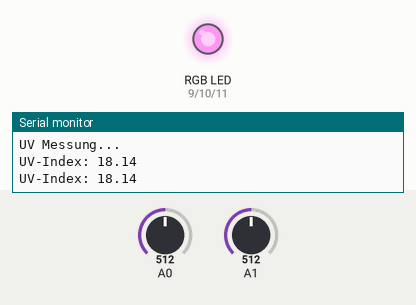
Bench run of a sketch on a simulated Arduino Uno, built with avr-gcc and run on an emulated ATmega328P. Shown: an RGB LED mixed from three pins (HIGH = lit), the last lines printed to the serial monitor. Inputs (shaded band) come from the test bench; at power-on: A1 = 512, A0 = 512.

Above: at 1.2 s.
1.3 s: A1 set to 485
At 3.2 s:
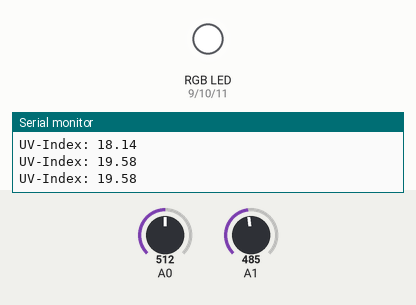
3.5 s: A0 set to 494
At 5.1 s:
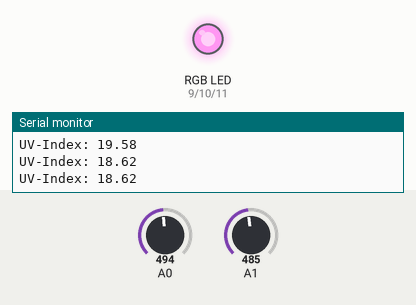
5.5 s: A1 set to 511
At 6.7 s:
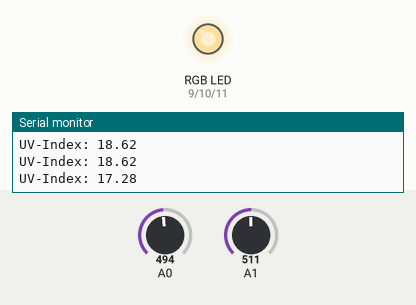
7.5 s: A1 set to 525
At 8.4 s:
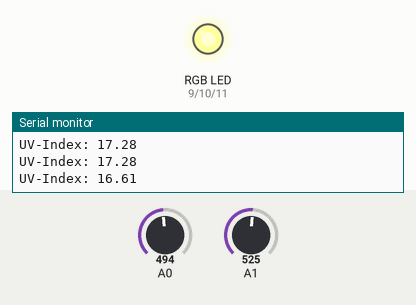
9.5 s: A1 set to 549
At 11.2 s:
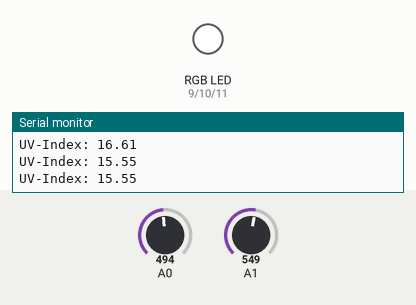
11.5 s: A0 set to 716
At 13.0 s:
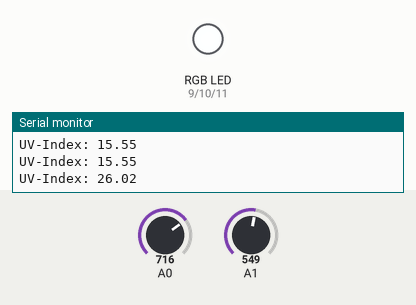
Timing chart, 0 to 14.5 s (numbered marks = the images above; inputs shaded):
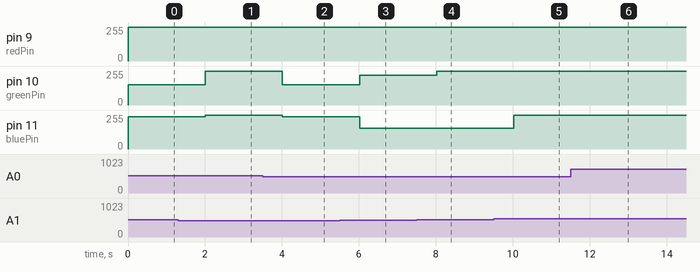

The sketch:

arduino-sensoren-2_kap3-uv-index-monitor.ino
```cpp
// UV-Sensor MP8511
// Datei: arduino-sensoren-2_kap3-uv-index-monitor.ino


/*
 MP8511 UV Sensor Read Example
 By: Nathan Seidle
 SparkFun Electronics
 Date: January 15th, 2014
 License: This code is public domain but you buy me a beer if you use this and we meet someday (Beerware license).
*/

// Pins RGB
int redPin = 9;
int greenPin = 10;
int bluePin = 11;


// Pins
int uvPin = 0;
int refPin = 1;

// UV-Index - Farbwerte
// grün (0, 255, 0)
// gelb (250, 105, 0)
// orange (250, 40, 0)
// rot (255, 0, 0)
// violett (200, 0, 255);

int ledRGB[11][3] = {
  {0, 255, 0},
  {0, 255, 0},
  {250, 105, 0},
  {250, 105, 0},
  {250, 105, 0},
  {250, 40, 0},
  {250, 40, 0},
  {255, 0, 0},
  {255, 0, 0},
  {255, 0, 0},
  {200, 0, 255}
  };

void setup()
{
  pinMode(redPin, OUTPUT);
  pinMode(greenPin, OUTPUT);
  pinMode(bluePin, OUTPUT);

  pinMode(uvPin, INPUT);
  pinMode(refPin, INPUT);

  Serial.begin(9600);
  Serial.println("UV Messung...");
}


void loop()
{
  // UV-Wert
  int uvLevel = averageAnalogRead(uvPin);
  // Referenzwert 3,3 V
  int refLevel = averageAnalogRead(refPin);

  // UV-Wert als Spannung
  float outputVoltage = 3.3 / refLevel * uvLevel;
  // UV-Wert-Spannung als UV-Index mappen
  float uvIntensity = mapfloat(outputVoltage, 0.99, 2.9, 0.0, 15.0);
  // UV-Index als Integer
  int uvInt=int(uvIntensity);
  uvInt=uvInt-1;

  // Ansteuerung RGB
  // LED rot
  int colR=ledRGB[uvInt][0];
  // LED grün
  int colG=ledRGB[uvInt][1];
  // LED blau
  int colB=ledRGB[uvInt][2];
  // Ansteuerung RGB
  setColor(colR, colG, colB);

  // Ausgabe-Wert auf serielle Schnittstelle
  Serial.print("UV-Index: ");
  Serial.println(uvIntensity);


  // warten 1 Sekunde
  delay(1000);
}

void setColor(int red, int green, int blue)
{
  red=255-red;
  green=255-green;
  blue=255-blue;
  analogWrite(redPin, red);
  analogWrite(greenPin, green);
  analogWrite(bluePin, blue);
}


// Messung mit Mittelwert mit jeweils 8 Messungen
int averageAnalogRead(int pinToRead)
{
  byte numberOfReadings = 8;
  unsigned int runningValue = 0;

  for(int x = 0 ; x < numberOfReadings ; x++)
    runningValue = runningValue+analogRead(pinToRead);
  runningValue = runningValue/numberOfReadings;

  return(runningValue);
}


//The Arduino Map function but for floats
//From: http://forum.arduino.cc/index.php?topic=3922.0
float mapfloat(float x, float in_min, float in_max, float out_min, float out_max)
{
  return (x - in_min) * (out_max - out_min) / (in_max - in_min) + out_min;
}
```

Measured:
- the behaviour switches between 496 and 495 on A1 (found by bisection; images 0 and 1)
- the behaviour switches between 502 and 501 on A0 (found by bisection; images 1 and 2)
- the behaviour switches between 538 and 539 on A1 (found by bisection; images 4 and 5)
- after the input at 1.3 s, pin 10 (greenPin): 151/255 → 255/255 after 0.71 s; pin 11 (bluePin): 242/255 → 255/255 after 0.71 s
- after the input at 3.5 s, pin 10 (greenPin): 255/255 → 151/255 after 0.51 s; pin 11 (bluePin): 255/255 → 242/255 after 0.51 s
- after the input at 5.5 s, pin 10 (greenPin): 151/255 → 223/255 after 0.52 s; pin 11 (bluePin): 242/255 → 156/255 after 0.52 s
- after the input at 7.5 s, pin 10 (greenPin): 223/255 → 255/255 after 0.52 s; pin 11 (bluePin): 156/255 → 155/255 after 0.52 s
- after the input at 9.5 s, pin 11 (bluePin): 155/255 → 255/255 after 0.53 s
- after the input at 11.5 s, pin 9 (redPin): 255/255 → 253/255 after 0.53 s
